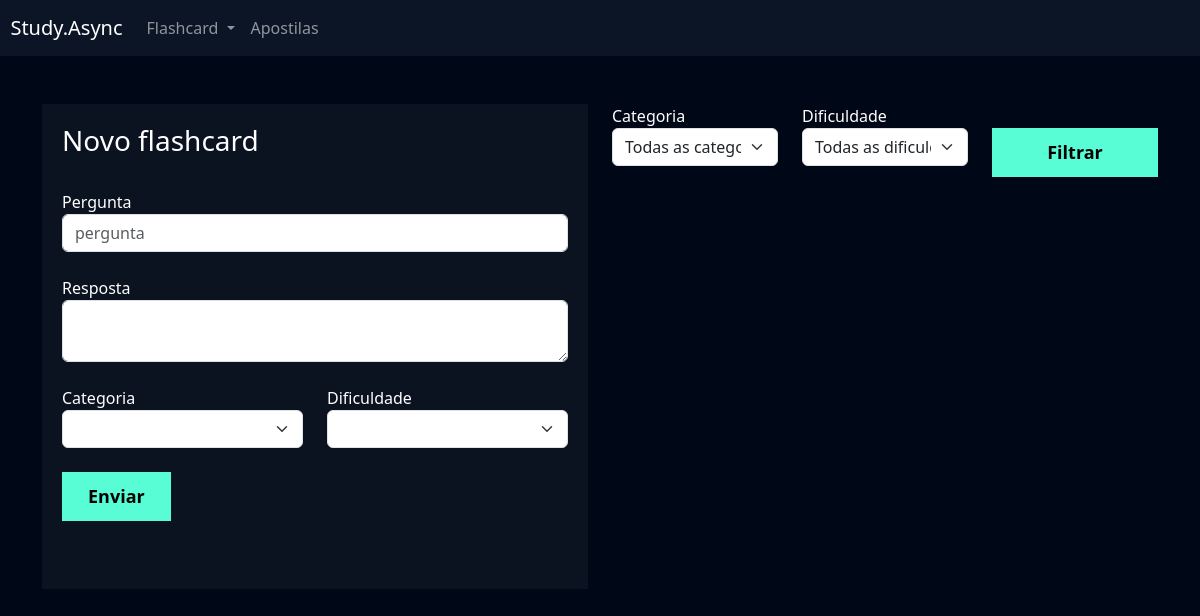
Page /flashcard/novo_flashcard/ (signed in) on the earlier database version.
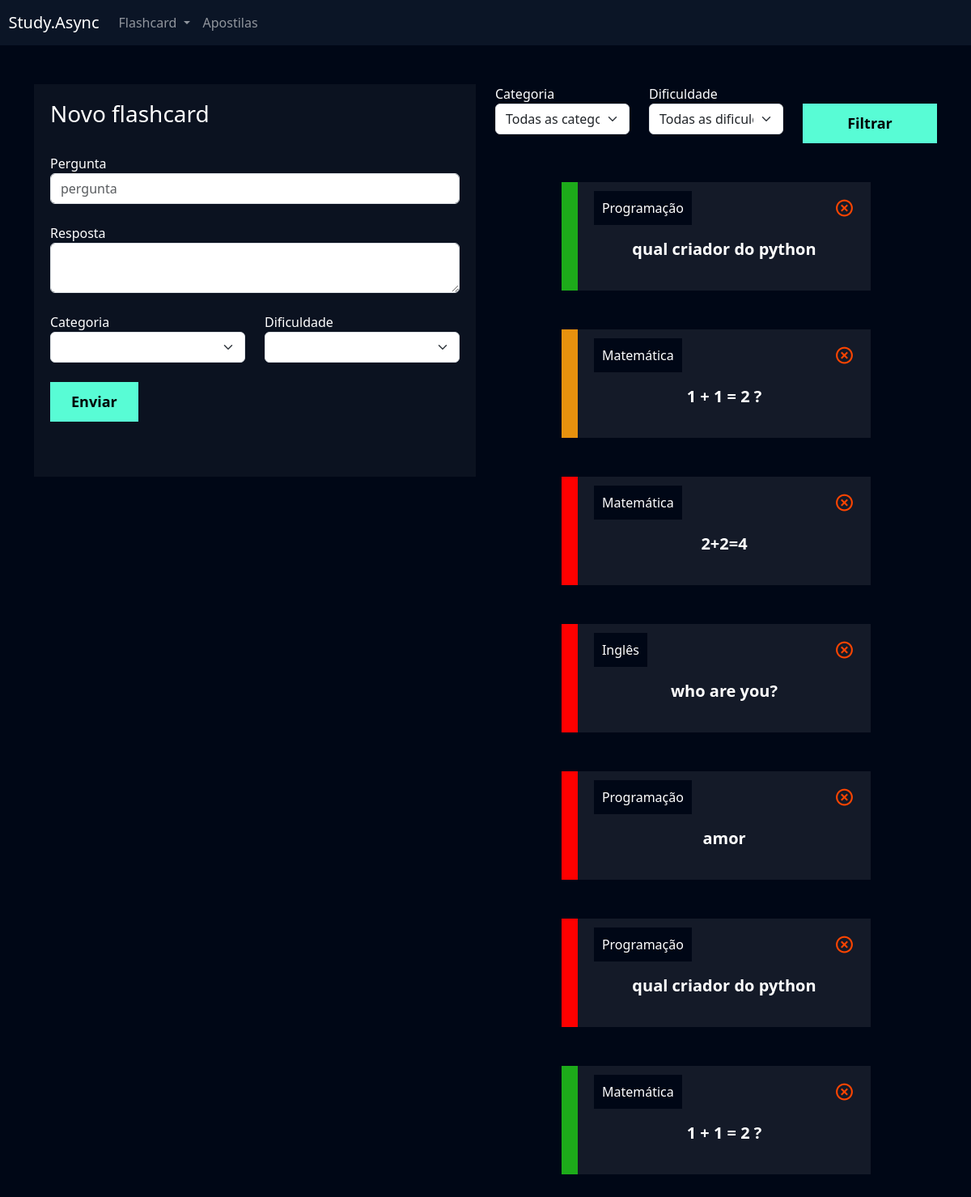
Same page on the later database version.
### flashcard/models.py (models this page shows, shortened)
class Flashcard(models.Model):
    DIFICULDADE_CHOICES = (('D', 'Difícil'), ('M', 'Médio'), ('F', 'Fácil'))
    user = models.ForeignKey(User, on_delete=models.DO_NOTHING)
    pergunta = models.CharField(max_length=100)
    resposta = models.TextField()
    categoria = models.ForeignKey(Categoria, on_delete=models.DO_NOTHING)
    dificuldade = models.CharField(max_length=1, choices=DIFICULDADE_CHOICES)
    @property
    def css_dificuldade(self):
        if self.dificuldade == 'F':
            return 'flashcard-facil'
        elif self.dificuldade == 'M':
            return 'flashcard-medio'
        elif self.dificuldade == 'D':
            return 'flashcard-dificil'

class Categoria(models.Model):
    nome = models.CharField(max_length=20)
    def __str__(self):
        return self.nome

### flashcard/views.py (the view, shortened to what this page needs)
# urls.py: path('novo_flashcard/', views.novo_flashcard, name='novo_flashcard'),
def novo_flashcard(request):
    if not request.user.is_authenticated:
        return redirect(reverse('usuarios:login'))
    if request.method == 'GET':
        categorias = Categoria.objects.all()
        dificuldades = Flashcard.DIFICULDADE_CHOICES
        flashcards = Flashcard.objects.filter(user=request.user)
        categoria_filtrar = request.GET.get('categoria')
        dificuldade_filtrar = request.GET.get('dificuldade')
        if categoria_filtrar:
            flashcards = flashcards.filter(categoria__id=categoria_filtrar)
        if dificuldade_filtrar:
            flashcards = flashcards.filter(dificuldade=dificuldade_filtrar)
        return render(
            request,
            'novo_flashcard.html',
            {
                'categorias': categorias,
                'dificuldades': dificuldades,
                'flashcards': flashcards,
            },
        )

### flashcard/templates/novo_flashcard.html (shortened to what this page needs)
{% extends "base/base.html" %} {% load static %} {% block 'head' %}
<link href="{% static 'users/css/cadastro.css' %}" rel="stylesheet" />
<link href="{% static 'flashcard/css/novo_flashcard.css' %}" rel="stylesheet" />
<link
	href="https://unpkg.com/boxicons@2.1.4/css/boxicons.min.css"
	rel="stylesheet"
/>
{% endblock 'head' %} {% block 'conteudo' %}
<div class="container">
	<br />
	<br />
	<div class="row">
		<div class="col-md">
			<div class="box-form">
				<form action="" method="POST">
					<h3>Novo flashcard</h3>
					<br />
					<label>Pergunta</label>
					<input
						type="text"
						class="form-control"
						placeholder="pergunta"
						name="pergunta"
					/>
					<br />
					<label>Resposta</label>
					<textarea class="form-control" name="resposta"></textarea>
					<br />
					<div class="row">
						<div class="col-md">
							<label for="">Categoria</label>
							<select class="form-select" name="categoria">
								<option value=""></option>
								{% for categoria in categorias %}
								<option value="{{categoria.id}}">{{categoria.nome}}</option>
								{% endfor %}
							</select>
						</div>
						<div class="col-md">
							<label for="">Dificuldade</label>
							<select class="form-select" name="dificuldade">
								<option value=""></option>
								{% for dificuldade in dificuldades %}
								<option value="{{dificuldade.0}}">{{dificuldade.1}}</option>
								{% endfor %}
							</select>
						</div>
					</div>
					<br />
					<input type="submit" value="Enviar" class="btn-cadastro" />
					<br />
					<br />
					<br />
				</form>
			</div>
		</div>
		<div class="col-md">
			<form action="{% url 'flashcard:novo_flashcard' %}" method="GET">
				<div class="row">
					<div class="col-md">
						<label for="">Categoria</label>
						<select name="categoria" id="" class="form-select">
							<option value="">Todas as categorias</option>
						</select>
					</div>
					<div class="col-md">
						<label for="">Dificuldade</label>
						<select name="dificuldade" id="" class="form-select">
							<option value="">Todas as dificuldades</option>
						</select>
					</div>
					<div class="col-md">
						<br />
						<input
							type="submit"
							style="width: 100%"
							value="Filtrar"
							class="btn-cadastro"
						/>
					</div>
				</div>
			</form>
			<br />
			<br />
			{% for flash in flashcards %}
			<div class="box-new-flashcard" onclick="flip_card({{ flash.id }})">
				<div class="flashcard {{flash.css_dificuldade}}">
					<div class="flashcard-categoria">{{flash.categoria}}</div>
					<a href="{% url "flashcard:deletar_flashcard" flash.id %}"><i class="icone-exit bx bx-x-circle"></i></a>
					<br />
					<br />
					<div class="flashcard-box-item">
						<p class="flashcard-item">{{flash.pergunta}}</p>
					</div>
				</div>
			</div>
			<br />
			<br />
			{% endfor %}
		</div>
	</div>
</div>
{% endblock 'conteudo' %}

### templates/base/base.html (shortened to what this page needs)
{% load static %}
<!DOCTYPE html>
<html lang="pt-br">
	<head>
		<link
			href="https://cdn.jsdelivr.net/npm/bootstrap@5.3.2/dist/css/bootstrap.min.css"
			rel="stylesheet"
		/>
		<link rel="stylesheet" href="{% static "geral/css/base.css" %}">
		{% block 'head' %}{% endblock 'head' %}
	</head>
	<body>
		{% include "partials/header.html" %}
		{% block 'conteudo' %}{% endblock 'conteudo' %}
	</body>
</html>

### templates/partials/header.html (shortened to what this page needs)
<nav style="background-color: var(--main-color)" class="navbar navbar-expand-lg navbar-dark">
    <a class="navbar-brand" href="#">&nbsp&nbspStudy.Async</a>
    <div class="collapse navbar-collapse" id="navbarNav">
      <ul class="navbar-nav">
        <li class="nav-item dropdown">
          <a class="nav-link dropdown-toggle" href="#" id="navbarDropdown" role="button" data-bs-toggle="dropdown" aria-expanded="false">
            Flashcard
          </a>
        </li>
        <li class="nav-item">
          <a class="nav-link" href="{% url 'apostilas:adicionar_apostilas' %}">Apostilas</a>
        </li>
      </ul>
    </div>
  </nav>

### templates/static/geral/css/base.css (style rules this page uses)
:root { --main-color: #0b1526; --dark-color: #000716; --secondary-dark-color: rgb(15, 2, 26); --light-color: #00c1f3; --contrast-color: #f4c96b; --differential-color: #58fcd5; }
body { background-color: var(--dark-color) !important; color: white !important; }

### templates/static/users/css/cadastro.css (style rules this page uses)
* { margin: 0; padding: 0; }
.box-form { padding: 20px; background-color: rgba(217,217,217, .05); color: white !important; }
.btn-cadastro { padding: 10px; background-color: #58fcd5; border: none; border: 1px solid #58fcd5; font-size: 18px; font-weight: bold; padding-left: 25px; padding-right: 25px; }

### templates/static/flashcard/css/novo_flashcard.css (style rules this page uses)
.box-new-flashcard { width: 70%; margin: auto; }
.flashcard { background-color: rgba(255, 255, 255, .08); padding: 20px; }
.flashcard-box-item { text-align: center; }
.flashcard p { font-size: 20px; font-weight: bold; cursor: pointer; }
.flashcard-facil { border-left: 20px solid #1DAB1A; }
.flashcard-medio { border-left: 20px solid #E8910E; }
.flashcard-dificil { border-left: 20px solid #FE0000; }
.flashcard-categoria { background-color: var(--dark-color); display: inline; padding: 10px; }
.icone-exit { float: right; font-size: 25px; color: orangered; }

Differences in the rows shown:
added Flashcard: categoria "Programação", pergunta "qual criador do python", dificuldade "F" (drawn)
added Flashcard: categoria "Matemática", pergunta "1 + 1 = 2 ?", dificuldade "M" (drawn)
added Flashcard: categoria "Matemática", pergunta "2+2=4"
added Flashcard: categoria "Inglês", pergunta "who are you?"
added Flashcard: categoria "Programação", pergunta "amor"
added Flashcard: categoria "Programação", pergunta "qual criador do python"
added Flashcard: categoria "Matemática", pergunta "1 + 1 = 2 ?", dificuldade "F" (drawn)
